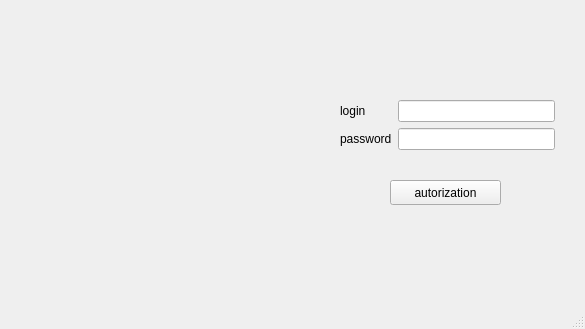
<?xml version="1.0" encoding="UTF-8"?>
<ui version="4.0">
 <class>Autorization</class>
 <widget class="QMainWindow" name="Autorization">
  <property name="geometry">
   <rect>
    <x>0</x>
    <y>0</y>
    <width>585</width>
    <height>329</height>
   </rect>
  </property>
  <property name="windowTitle">
   <string>Autorization</string>
  </property>
  <widget class="QWidget" name="centralwidget">
   <widget class="QLabel" name="img">
    <property name="geometry">
     <rect>
      <x>20</x>
      <y>30</y>
      <width>271</width>
      <height>231</height>
     </rect>
    </property>
    <property name="text">
     <string/>
    </property>
    <property name="pixmap">
     <pixmap resource="resources.qrc">:/img/shark2.png</pixmap>
    </property>
   </widget>
   <widget class="QPushButton" name="btnAutorization">
    <property name="geometry">
     <rect>
      <x>390</x>
      <y>180</y>
      <width>111</width>
      <height>25</height>
     </rect>
    </property>
    <property name="text">
     <string>autorization</string>
    </property>
   </widget>
   <widget class="QWidget" name="layoutWidget">
    <property name="geometry">
     <rect>
      <x>340</x>
      <y>100</y>
      <width>215</width>
      <height>58</height>
     </rect>
    </property>
    <layout class="QFormLayout" name="formLayout">
     <item row="0" column="0">
      <widget class="QLabel" name="lbLogin">
       <property name="text">
        <string>login</string>
       </property>
      </widget>
     </item>
     <item row="0" column="1">
      <widget class="QLineEdit" name="leLogin"/>
     </item>
     <item row="1" column="0">
      <widget class="QLabel" name="lbPassword">
       <property name="text">
        <string>password</string>
       </property>
      </widget>
     </item>
     <item row="1" column="1">
      <widget class="QLineEdit" name="lePassword">
       <property name="inputMask">
        <string/>
       </property>
       <property name="text">
        <string/>
       </property>
       <property name="echoMode">
        <enum>QLineEdit::Password</enum>
       </property>
      </widget>
     </item>
    </layout>
   </widget>
  </widget>
  <widget class="QMenuBar" name="menubar">
   <property name="geometry">
    <rect>
     <x>0</x>
     <y>0</y>
     <width>585</width>
     <height>22</height>
    </rect>
   </property>
  </widget>
  <widget class="QStatusBar" name="statusbar"/>
 </widget>
 <tabstops>
  <tabstop>leLogin</tabstop>
  <tabstop>lePassword</tabstop>
  <tabstop>btnAutorization</tabstop>
 </tabstops>
 <resources>
  <include location="resources.qrc"/>
 </resources>
 <connections/>
</ui>
